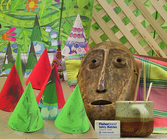
%> input picture stereo双目匹配/test2.png, 167 x 139 px, shrunk from 450 x 375 before the run
$ octave NCC.m   (GNU Octave 9; MATLAB toolbox functions it lacks are replaced by stand-ins)
%> lines starting %> are read from the running program, lines starting %| are printed output that depends on the picture
clear;
close all;
clc;
Il = imread('test2.png');
%> Il is the input picture: size 139x167x3 uint8; mean R, G, B 137.4, 133.3, 83.7
figure(1),imshow(Il);
left = rgb2gray(Il);
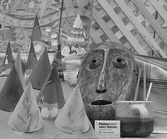
%> left: size 139x167 uint8; min 2, max 240, mean 128.9
Ir = imread('test1.png');
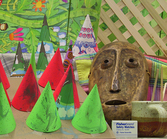
%> input picture stereo双目匹配/test1.png, 167 x 139 px, shrunk from 450 x 375 before the run
%> Ir is the input picture: size 139x167x3 uint8; mean R, G, B 132.6, 130.2, 82.4
figure(2),imshow(Ir);
right = rgb2gray(Ir);
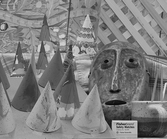
%> right: size 139x167 uint8; min 0, max 228, mean 125.5

%图片尺寸高度宽度
[H,W]=size(left);
%> H = 139; W = 167

%窗口半径
N=1;
%最大视差
dMax=59;       %cones
%dMax=59;      %teddy
%dMax=15;      %tsukuba
%dMax=19;      %venus

%%
im=zeros(H,W);
e=zeros(1,dMax-1);

B=zeros(2*N+1,2*N+1);
B(:)=1;%全1矩阵
Il=left;
Ir=right;

Ir2=Ir.^2;
Il2=Il.^2;
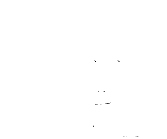
%> Il2: size 139x167 uint8; min 4, max 255, mean 254.9

D2=conv2(Il2,B,'valid');
D3=conv2(Ir2,B,'valid'); %卷积

[H1,W1]=size(D2);
%> H1 = 137; W1 = 165
e=zeros(H1,W1);
NCCD=zeros(H1,W1,dMax-1);

for k=1:1:dMax
    IlIr=Il(1:H,1+dMax:W).*Ir(1:H,1+dMax-k:W-k); % Il(i,j)*Ir(i,j-k),大小为H*W-dMax（1：H,1+dMax:W）
    D1=conv2(IlIr,B,'valid');

    for i=1:H1
        for j=1+dMax:W1

           nCCD=D1(i,j-dMax)/sqrt(D2(i,j)*D3(i,j-k));
           e(i,j)=nCCD;
        end
   end
   NCCD(:,:,k)=e;
end
%> this loop made 59 passes
%> pass 1, `D1=conv2(IlIr,B,'valid');`:
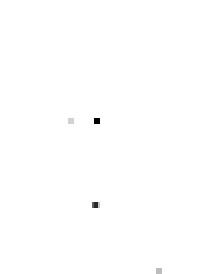
%> D1: size 137x106 double (shown 2 times larger); min 2040, max 2295, mean 2294.6; drawn with min black and max white
%> after the loop:
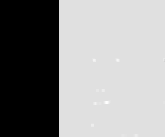
%> e: size 137x165 double; min 0, max 1.14, mean 0.643; drawn with min black and max white

for i=1:H1
    for j=1:W1
        [junk,im(i,j)]=max(NCCD(i,j,:));
    end
end
imgn=zeros(H,W);
imgn(1+N:H-N,1+dMax+N:W1+N)=im(1:H1,1+dMax:W1);
imgn=medfilt1(imgn,5);
%%
% 根据匹配图片需要修改
imgn=4*imgn;   %cones
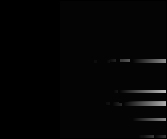
%> imgn: size 139x167 double; min 0, max 188, mean 4.7
%imgn=4*imgn;  %teddy
%imgn=16*imgn; %tsukuba
%imgn=8*imgn;  %venus
figure(3),
imshow(imgn,[]);
imwrite(imgn/255,'result.jpg')
